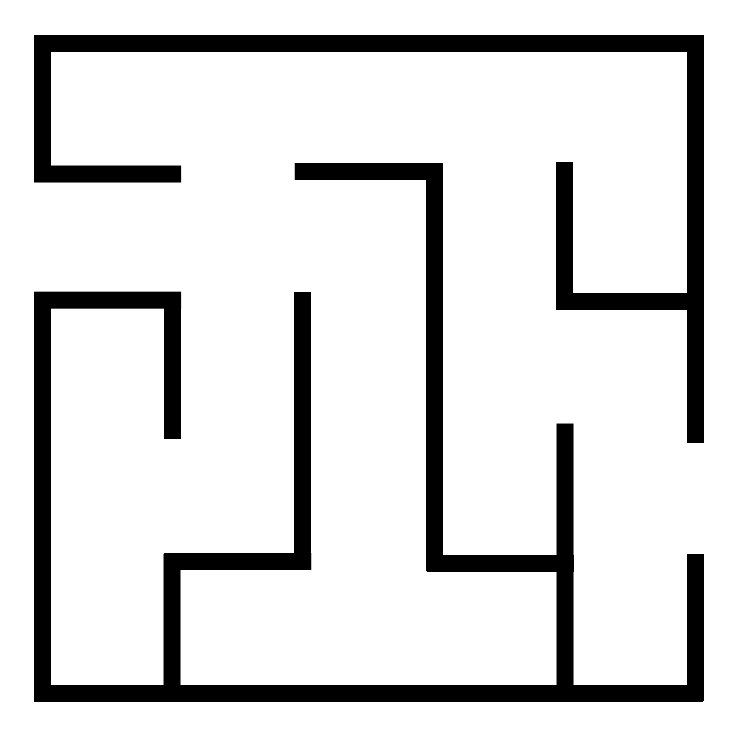
#> input picture opencv_test/maze.png, 737 x 737 px
$ python 4.0.py   (Python 2 division)
#> lines starting #> are read from the running program, lines starting #| are printed output that depends on the picture; after the words box and inside, x2 and y2 are one past the last pixel; in counts of white or black regions, pixels touching at a corner belong together
import cv2
import numpy as np
from matplotlib import pyplot as plt
img=cv2.imread('maze.png')
#> img is the input picture: shape (737, 737, 3); min 0, max 255, mean 219.3
gray = cv2.cvtColor(img,cv2.COLOR_BGR2GRAY)
ret, th1 = cv2.threshold(gray, 127, 255, cv2.THRESH_BINARY)
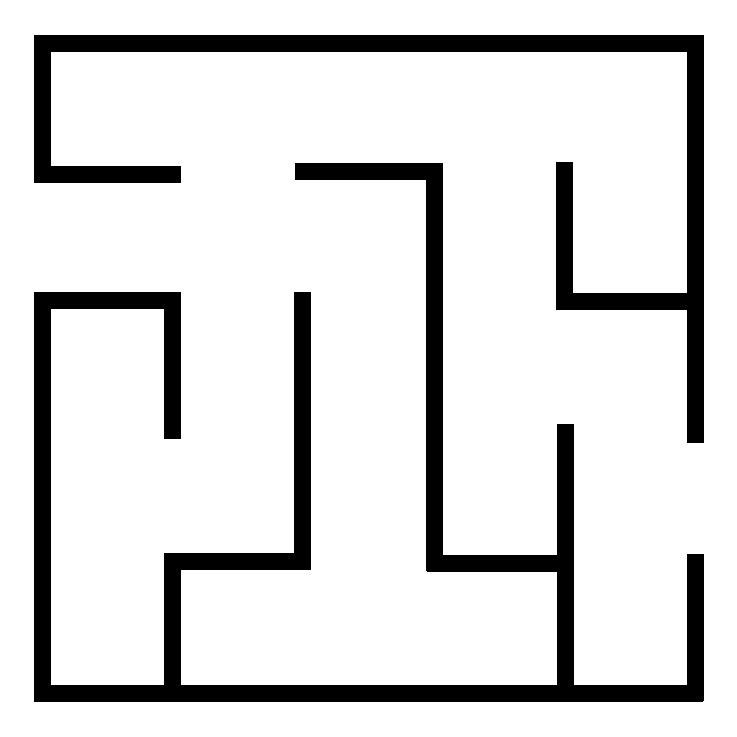
#> th1: shape (737, 737); 86% white; 2 black regions, box (x1, y1, x2, y2) and area: (34, 163, 704, 702) 49162, (34, 35, 704, 443) 26928
cv2.imshow('233',th1)
th1=cv2.resize(th1,(300,300))
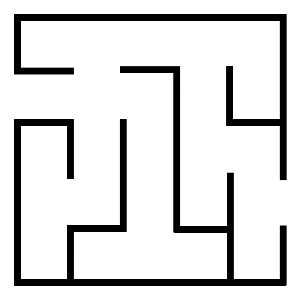
#> th1: shape (300, 300); min 0, max 255, mean 219.2
print th1.shape
#| (300, 300)
print th1
#> (printed output is left out)
dx=[]
dy=[]
flag=True

def setDestination(event,x,y,flags,param):
    if event==cv2.EVENT_LBUTTONDOWN:
        yT=x/block_x
        xT=y/block_y
        print xT,yT

def getCorner(dx,dy,widx,widy,dst):
#> called with widx = 300, widy = 300
    flag = True
    ran=min(widx,widy)
    for i in range(ran):
        for j in range(i + 1):
            if dst[i][j] == 0 and flag:
                dx.append(i)
                dy.append(j)
                flag = False
                break
        if not flag:
            break
        for j in range(i + 1):
            if dst[j][i] == 0 and flag:
                dx.append(j)
                dy.append(i)
                flag = False
                break
        if not flag:
            break
    flag = True
    for i in range(ran):
        for j in range(i + 1):
            if dst[widx - 1 - i][j] == 0 and flag:
                dx.append(widx - 1 - i)
                dy.append(j)
                flag = False
                break
        if not flag:
            break
        for j in range(i + 1):
            if dst[widx - 1 - j][i] == 0 and flag:
                dx.append(widx - 1 - j)
                dy.append(i)
                flag = False
                break
        if not flag:
            break
    flag = True
    for i in range(ran):
        for j in range(i + 1):
            if dst[i][widy - 1 - j] == 0 and flag:
                dx.append(i)
                dy.append(widy - 1 - j)
                flag = False
                break
        if not flag:
            break
        for j in range(i + 1):
            if dst[j][widy - 1 - i] == 0 and flag:
                dx.append(j)
                dy.append(widy - 1 - i)
                flag = False
                break
        if not flag:
            break
    flag = True
    for i in range(ran):
        for j in range(i + 1):
            if dst[widx - 1 - i][widy - 1 - j] == 0 and flag:
                dx.append(widx - 1 - i)
                dy.append(widy - 1 - j)
                flag = False
                break
        if not flag:
            break
        for j in range(i + 1):
            if dst[widx - 1 - j][widy - 1 - i] == 0 and flag:
                dx.append(widx - 1 - j)
                dy.append(widy - 1 - i)
                flag = False
                break
        if not flag:
            break


getCorner(dx,dy,300,300,th1)
print dx,dy
#| [14, 285, 14, 285] [14, 14, 285, 285]
pts1 = np.float32([[dx[0], dy[0]], [dx[1], dy[1]], [dx[2], dy[2]], [dx[3], dy[3]]])
#> pts1 = [[14, 14], [285, 14], [14, 285], [285, 285]]
pts2 = np.float32([[0, 0], [300, 0], [0, 300], [300, 300]])
M2 = cv2.getPerspectiveTransform(pts1, pts2)
#> M2 = [[1.11, 1.08e-18, -15.5], [-6.23e-18, 1.11, -15.5], [3.5e-19, 0, 1]]
dst = cv2.warpPerspective(th1, M2, (300, 300))
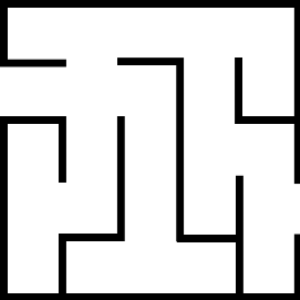
#> dst: shape (300, 300); min 0, max 255, mean 213.4
cv2.imshow("dst",dst)
cv2.setMouseCallback("dst",setDestination)
len_x=dx[1]-dx[0]
#> len_x = 271
len_y=dy[2]-dy[0]
block_x=len_x/5
#> block_x = 54
block_y=len_y/5
s_x=dx[0]
#> s_x = 14
s_y=dx[0]
#> s_y = 14
print block_x
#| 54
print block_y
dirs=np.zeros((5, 5, 4), dtype=int) # 0:up 1:down 2:left 3:right
for i in range(5):
    for j in range(5):
        if  i!=0:
            mid=(2*j*block_y+block_y)/2+s_y
            lev=i*block_x+s_x
            flag=True
            for k in range(lev-10,lev+10):
                if th1[k][mid]==0:
                    flag=False
                    break
            if flag:
                dirs[i][j][0]=1
        if i!=4:
            mid = (2 * j * block_y + block_y) / 2+s_y
            lev = (i+1) * block_x+s_x
            flag = True
            for k in range(lev - 10, lev + 10):
                if th1[k][mid] == 0:
                    flag = False
                    break
            if flag:
                dirs[i][j][1] = 1
        if j!=0:
            mid = (2 * i * block_x + block_x) / 2+s_x
            lev = j * block_y+s_y
            flag = True
            for k in range(lev - 10, lev + 10):
                if th1[mid][k] == 0:
                    flag = False
                    break
            if flag:
                dirs[i][j][2] = 1
        if j!=4:
            mid = (2 * i * block_x + block_x) / 2+s_x
            lev = (j+1) * block_y+s_y
            flag = True
            for k in range(lev - 10, lev + 10):
                if th1[mid][k] == 0:
                    flag = False
                    break
            if flag:
                dirs[i][j][3] = 1
#print dirs
path=[]
ans_path=[]
ans=100000
p_x=[-1,1,0,0]
p_y=[0,0,-1,1]
note=np.zeros((5,5),int)
def dfs(x1,y1,x2,y2,step):
#> called with x1 = 1, y1 = 0, x2 = 3, y2 = 4, step = 0
    global ans,dirs,path,p_x,p_y,ans_path
    if x1==x2 and y1==y2:
        if step<ans:
            ans=step
            ans_path=list(path)
        return
    if ans<step:
        return
    if note[x1][y1]:
        return
    note[x1][y1]=1
    for i in range(4):
        if dirs[x1][y1][i]:
            path.append(((x1,y1),i))
            dfs(x1+p_x[i],y1+p_y[i],x2,y2,step+1)
            path.pop()
#> after the loop, path = []
    note[x1][y1]=0
    return
dfs(1,0,3,4,0)
note-=1
for pnt in ans_path:
    note[pnt[0]]=pnt[1]
print note
print ans_path

cv2.waitKey(0)

$ run again, with opencv_test/fonts.png copied over opencv_test/maze.png
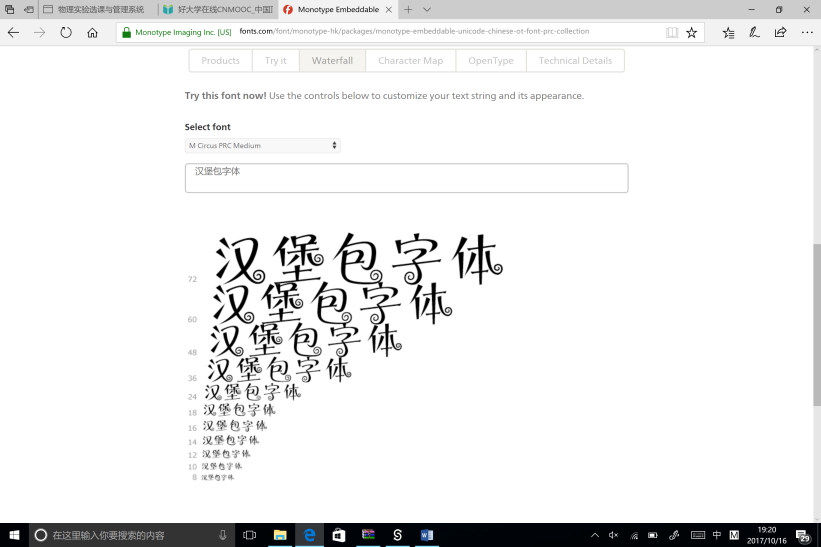
#> input picture opencv_test/fonts.png, 2462 x 1641 px (shown at 1/3 size)
#> img is the input picture: shape (1641, 2462, 3); mean B, G, R 237.1, 237, 236.8
#> `th1=cv2.resize(th1,(300,300))`:
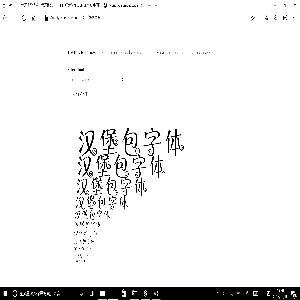
#> th1: shape (300, 300); min 0, max 255, mean 239.6
#| (300, 300)
#> (printed output is left out)
#| [5, 299, 4, 299] [9, 0, 294, 299]
#> pts1 = [[5, 9], [299, 0], [4, 294], [299, 299]]
#> M2 = [[1.07, 0.00376, -5.39], [0.0324, 1.06, -9.68], [0.000167, 1.25e-05, 1]]
#> `dst = cv2.warpPerspective(th1, M2, (300, 300))`:
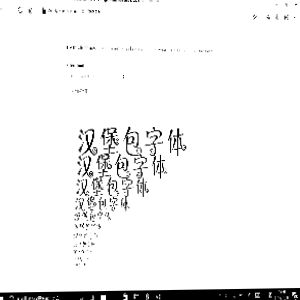
#> dst: shape (300, 300); min 0, max 255, mean 242.2
#> len_x = 294
#> block_x = 58
#> s_x = 5
#| 58
#> after the loop in dfs, `for i in range(4):`: path = []
